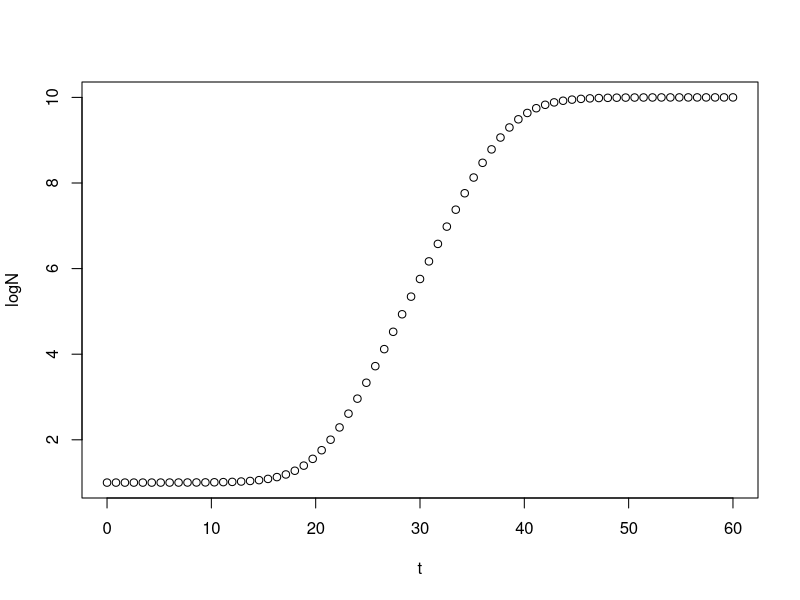

Here is the R script that generated this plot:
t <- seq(0,60,length.out = 71)

logNmax <- 10
logN0 <- 1
mumax <- 0.492105
lag <- 10
q0 <- 1/(exp(lag)-1)
A = t + (1/mumax)*log((exp(-mumax*t)+q0)/(1+q0))

logN = logN0 + mumax*A - log(1+((exp(mumax*A)-1)/(exp(logNmax-logN0))))

plot(t,logN)
